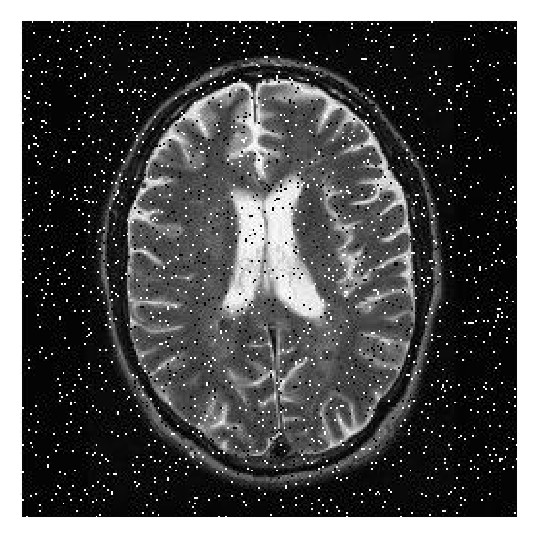
#> input picture images/noisy_xray.jpeg, 537 x 537 px
$ python median.py
#> lines starting #> are read from the running program, lines starting #| are printed output that depends on the picture
#> further down, image is the input picture: shape (537, 537, 3); min 0, max 255, mean 82.8
import cv2
from matplotlib import pyplot as plt

def median_filter(original, size):
#> called with size = 3
    if size <= 1 or size % 2 == 0:
        raise Exception('Size must be an odd number and larger than one!')
    # Get width and height of original image
    w, h = original.shape
#> w = 537; h = 537
    r = size//2
    # Extend image r(pixel) every four sides
    result = cv2.copyMakeBorder(original, r, r, r, r, cv2.BORDER_DEFAULT)
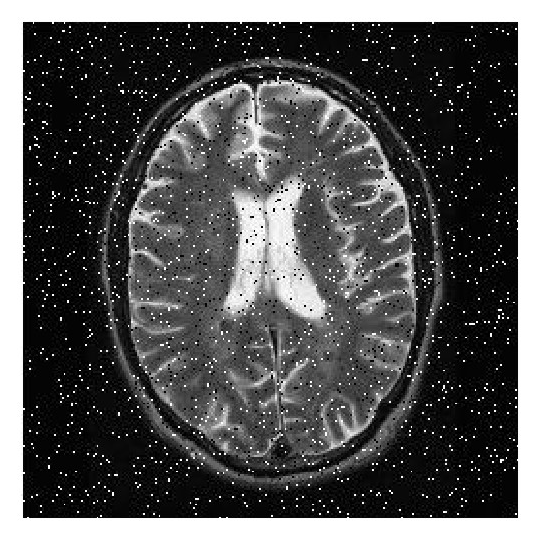
#> result: shape (539, 539); min 0, max 255, mean 84.1
    for x in range(r, w+r):
        for y in range(r, h+r):
            l = []
            for i in range(-r, r+1):
                for j in range(-r, r+1):
                    l.append(result[x+i][y+j])
            l.sort()
            result[x][y] = l[len(l)//2]
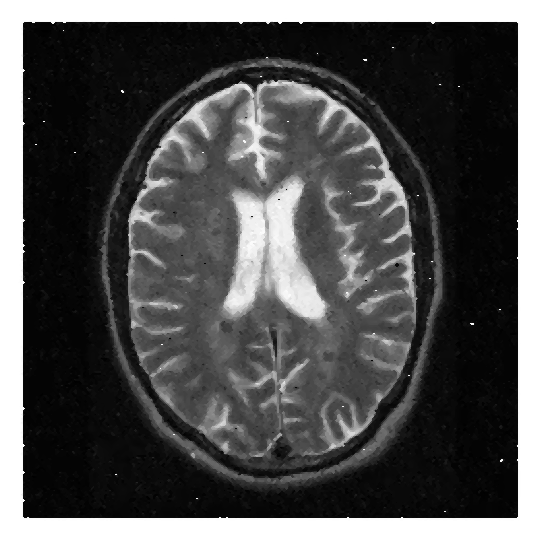
#> result: shape (539, 539); min 0, max 255, mean 80.7
    return result

image = cv2.imread('images/noisy_xray.jpeg')
gray = cv2.cvtColor(image, cv2.COLOR_BGR2GRAY)
median = median_filter(gray, 3)

plt.subplot(131), plt.imshow(image, 'gray'), plt.title('Original')
plt.subplot(132), plt.imshow(median, 'gray'), plt.title('Median')
plt.show()
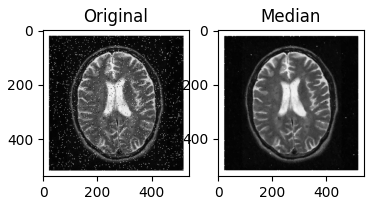
#> figure drawn by matplotlib, 2 panels
